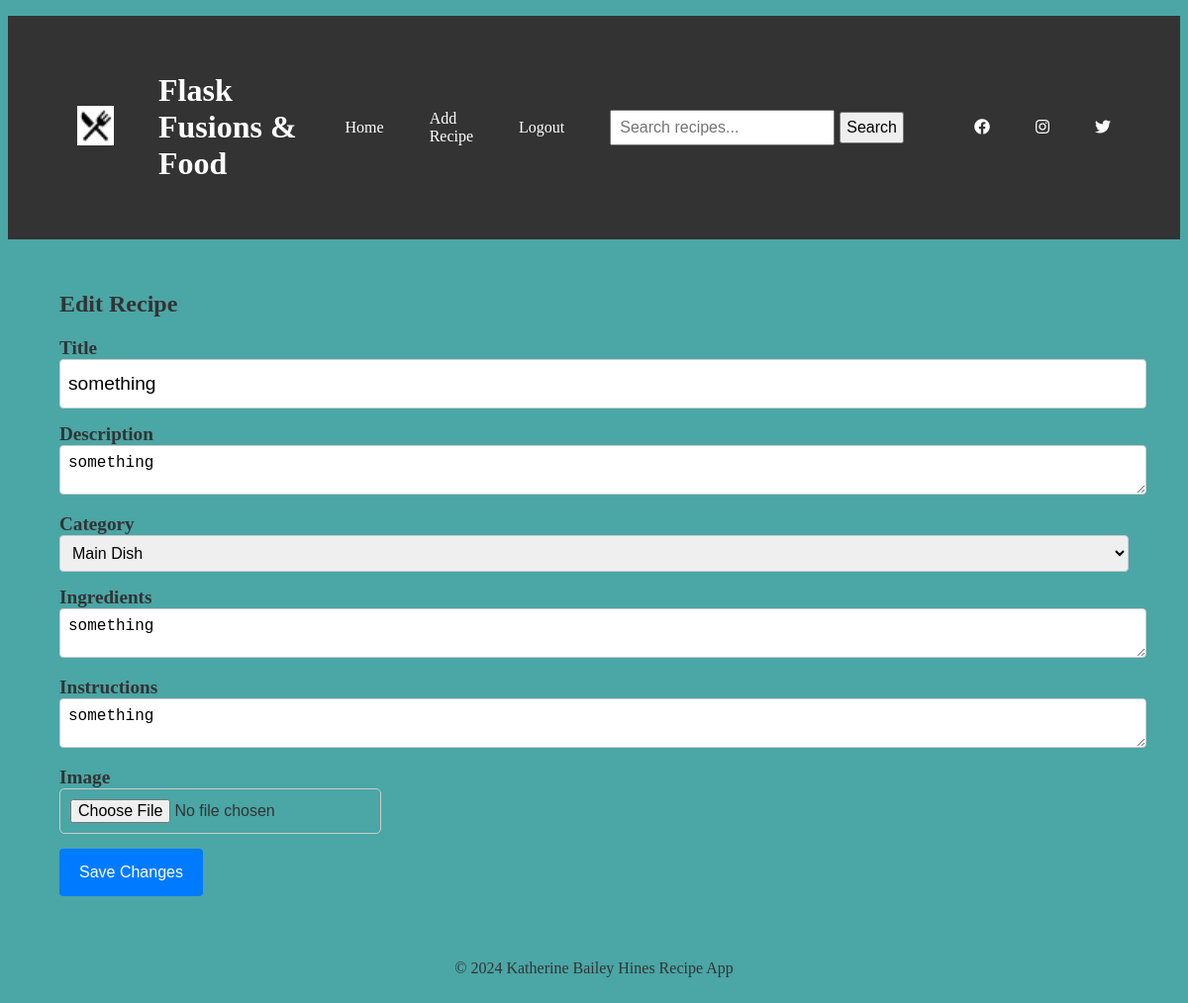
The page /edit_recipe/5 (signed in) on the database its author committed.
### app.py (models this page shows)
class Recipe(db.Model):
    id = db.Column(db.Integer, primary_key=True)
    title = db.Column(db.String(100), nullable=False)
    description = db.Column(db.Text, nullable=False)
    ingredients = db.Column(db.Text, nullable=False)
    instructions = db.Column(db.Text, nullable=False)
    image = db.Column(db.String(255), nullable=True)
    likes = db.Column(db.Integer, default=0)  # New field to store the number of likes
    category = db.Column(db.String(100), nullable=True)  # Add the category column
    user_id = db.Column(db.Integer, db.ForeignKey('user.id'), nullable=False)
    user = db.relationship('User', backref='recipes', lazy=True)

### app.py (the view, shortened to what this page needs)
@app.route('/edit_recipe/<int:recipe_id>', methods=['GET', 'POST'])
@login_required
def edit_recipe(recipe_id):
    recipe = Recipe.query.get_or_404(recipe_id)
    if recipe.user != current_user:
        flash('You are not authorized to edit this recipe.', 'error')
        return redirect(url_for('index'))  # Redirect the user back to the home page
    form = RecipeForm(obj=recipe)
    return render_template('edit_recipe.html', form=form)

### form.py (shortened to what this page needs)
class RecipeForm(FlaskForm):
    title = StringField('Title', validators=[DataRequired()])
    description = TextAreaField('Description', validators=[DataRequired()])
    category = SelectField('Category', choices=[('main_dish', 'Main Dish'), ('vegetables', 'Vegetables'), ('cocktail', 'Cocktail'), ('dessert', 'Dessert')], validators=[DataRequired()])
    ingredients = TextAreaField('Ingredients', validators=[DataRequired()], render_kw={"class": "custom-textarea"})
    instructions = TextAreaField('Instructions', validators=[DataRequired()])
    image = FileField('Image', validators=[FileAllowed(['jpg', 'jpeg', 'png', 'gif'], 'Images only!')])
    keep_image = BooleanField('Keep Existing Image')
    submit = SubmitField('Save Changes')

### app.py (called while the page is built)
@login_manager.user_loader
def load_user(user_id):
    return User.query.get(int(user_id))

### templates/edit_recipe.html (shortened to what this page needs)
{% extends 'base.html' %}
{% block content %}
    <h2>Edit Recipe</h2>
    <form method="POST" enctype="multipart/form-data">
        <div class="form-group">
            {{ form.title.label }} {{ form.title(class="form-control") }}
        </div>
        <div class="form-group">
            {{ form.description.label }} {{ form.description(class="form-control") }}
        </div>
        <div class="form-group">
            {{ form.category.label }} {{ form.category(class="form-control") }}
        </div>
        <div class="form-group">
            {{ form.ingredients.label }} {{ form.ingredients(class="form-control") }}
        </div>
        <div class="form-group">
            {{ form.instructions.label }} {{ form.instructions(class="form-control") }}
        </div>
        <div class="form-group">
            {{ form.image.label }} {{ form.image(class="form-control-file") }}
        </div>
        <button type="submit" class="btn btn-primary">Save Changes</button>
    </form>
{% endblock %}

### static/main.css (style rules this page uses)
body { background: rgb(75, 166, 166); color: #333333; margin-top: 1rem; }
label { font-size: 1.2rem; }
input[type="text"], input[type="password"], textarea { height: 2rem; padding: 0.5rem; font-size: 1.2rem; }
button { height: 3rem; padding: 0.5rem 1rem; font-size: 1.2rem; }
.form-group label { text-align: left; }
.form-control { width: 100%; text-align: left; }
.form-group { margin-bottom: 20px; }
.form-control { padding: 10px; font-size: 16px; border: 1px solid #ccc; border-radius: 5px; }
.form-control-file { padding: 10px; font-size: 16px; border: 1px solid #ccc; border-radius: 5px; }
.btn-primary { background-color: #007bff; color: #fff; border: none; padding: 10px 20px; font-size: 16px; border-radius: 5px; cursor: pointer; }
.form-group { margin-bottom: 15px; }
label { display: block; font-weight: bold; }
.form-control { width: 100%; padding: 8px; border: 1px solid #ccc; border-radius: 4px; }
.btn-primary { background-color: #007bff; color: #fff; border: none; padding: 10px 20px; border-radius: 4px; cursor: pointer; }

### rows shown on the page
Recipe: title "something", description "something", category "Main Dish", ingredients "something", instructions "something"
